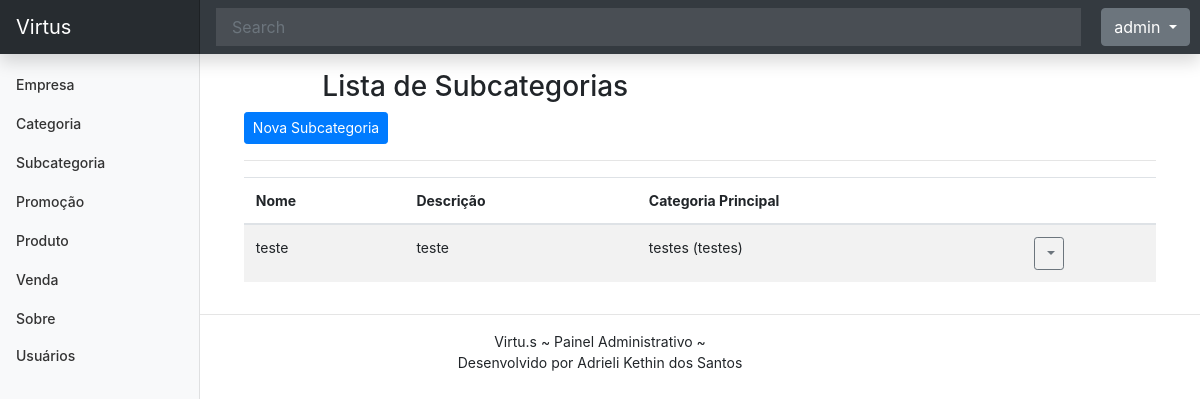
Screenshot of /listar/subcategoria/ (signed in) with the database file from the repository.
### cadastros/models.py (models this page shows, shortened)
class Subcategoria(models.Model):
    nome_subcategoria = models.CharField(max_length=50)
    descricao_subcategoria = models.CharField(max_length=100)
    categoria_principal = models.ForeignKey(Categoria, on_delete=models.PROTECT)
    data_inclusao = models.DateTimeField(
        auto_now_add=True, verbose_name="data inclusão")
    data_alteracao = models.DateTimeField(
        auto_now=True, verbose_name="data alteração")
    data_exclusao = models.DateTimeField(
        verbose_name="data exclusão", null=True)
    cadastrado_por = models.ForeignKey(User, on_delete=models.PROTECT, null=True, related_name='subcategoria_cadastrada')
    alterado_por = models.ForeignKey(User, on_delete=models.PROTECT, null=True, related_name='subcategoria_atualizada')

class Categoria(models.Model):
    nome = models.CharField(max_length=50)
    descricao = models.CharField(max_length=100, verbose_name="descrição")
    data_inclusao = models.DateTimeField(auto_now_add=True, verbose_name="data inclusão")
    data_alteracao = models.DateTimeField(auto_now=True, verbose_name="data alteração")
    data_exclusao = models.DateTimeField(
        verbose_name="data exclusão", null=True)
    cadastrado_por = models.ForeignKey(User, on_delete=models.PROTECT, null=True, related_name='categoria_cadastrada')
    alterado_por = models.ForeignKey(User, on_delete=models.PROTECT, null=True, related_name='categoria_atualizada')
    def __str__(self):
        return f"{self.nome} ({self.descricao})"

### cadastros/views.py (the view)
# urls.py: path("listar/subcategoria/", SubcategoriaList.as_view(), name="listar-subcategoria"),
class SubcategoriaList(ListView, LoginRequiredMixin):
    model = Subcategoria
    template_name = "cadastros/list/subcategoria.html"

### cadastros/templates/cadastros/list/subcategoria.html (shortened to what this page needs)
{% extends 'paginas/modelo.html' %}
{% load static %}
{% block conteudo %}
<div class="row justify-content-center align-items-center mt-3">
    <div class="col-md-10">
        <h3 class="">Lista de Subcategorias</h3>
    </div>
    <div class="col-md">
        <a href="{% url 'cadastrar-subcategoria' %}" class="btn btn-primary btn-sm">
            Nova Subcategoria
        </a>
    </div>
</div>
<hr>
<div class="table-responsive-lg">
    <table class="table table-striped">
        <thead>
            <tr>
                <th>Nome</th>
                <th>Descrição</th>
                <th>Categoria Principal</th>
                <th></th>
            </tr>
        </thead>
        <tbody>
            {% for obj in object_list %}
            <tr class="">
                <td>{{ obj.nome_subcategoria }}</td>
                <td>{{ obj.descricao_subcategoria }}</td>
                <td>{{ obj.categoria_principal }}</td>
                <td>
                    <div class="dropdown">
                        <a class="btn btn-sm btn-outline-secondary dropdown-toggle" href="#" role="button"
                            data-bs-toggle="dropdown" aria-expanded="false">
                        </a>
                    </div>
                </td>
            </tr>
            {% empty %}
            <tr>
                <th colspan="100%">Nenhum registro encontrado.</th>
            </tr>
            {% endfor %}
        </tbody>
    </table>
</div>
{% endblock %}

### paginas/templates/paginas/modelo.html (shortened to what this page needs)
{% load static %}
<!doctype html>
<html lang="pt-br">
<head>
    <link href="{% static 'css/bootstrap.min.css' %}" rel="stylesheet">
    <link href="{% static 'css/dashboard.css' %}" rel="stylesheet">
    <link href="{% static 'css/modelo.css' %}" rel="stylesheet">
</head>
<body>
    {% block menu %}
    <header class="navbar navbar-dark sticky-top bg-dark flex-md-nowrap p-0 shadow">
        <a class="navbar-brand col-md-3 col-lg-2 me-0 px-3 fs-6" href="/">Virtus</a>
        <input class="form-control form-control-dark rounded-0 border-0" type="text" placeholder="Search"
            aria-label="Search">
        <div class="navbar-nav custom-margin">
            {% if not request.user.is_authenticated %}
            <div class="nav-item text-nowrap">
                <a class="nav-link px-3" href="{% url 'login' %}">Login</a>
                {% else %}
                <div class="nav-item text-nowrap dropdown">
                    <button class="btn btn-secondary dropdown-toggle" type="button" data-bs-toggle="dropdown"
                        aria-expanded="false">
                        {{ request.user.username }}
                    </button>
                </div>
                {% endif %}
            </div>
    </header>
    <div class="container-fluid">
        <div class="row">
            {% if request.user.is_authenticated %}
            <nav id="sidebarMenu" class="col-12 col-sm-3 col-md-3 col-lg-2 d-md-block bg-light sidebar">
                <div class="position-sticky pt-3 sidebar-sticky">
                    <ul class="nav flex-column">
                        <li class="nav-item">
                            <a class="nav-link" aria-current="page" href="{% url 'listar-empresa' %}">
                                Empresa
                            </a>
                        </li>
                        <li class="nav-item">
                            <a class="nav-link" href="{% url 'listar-categoria' %}">
                                Categoria
                            </a>
                        </li>
                        <li class="nav-item">
                            <a class="nav-link" href="{% url 'listar-subcategoria' %}">
                                Subcategoria
                            </a>
                        </li>
                        <li class="nav-item">
                            <a class="nav-link" href="{% url 'listar-promocao' %}">
                                Promoção
                            </a>
                        </li>
                        <li class="nav-item">
                            <a class="nav-link" href="{% url 'listar-produto' %}">
                                Produto
                            </a>
                        </li>
                        <li class="nav-item">
                            <a class="nav-link" href="{% url 'listar-venda' %}">
                                Venda
                            </a>
                        </li>
                        <li class="nav-item">
                            <a class="nav-link" href="{% url 'sobre' %}">
                                Sobre
                            </a>
                        </li>
                        <li class="nav-item">
                            <a class="nav-link" href="{% url 'listar-usuarios' %}">Usuários</a>
                        </li>
                    </ul>
                </div>
            </nav>
            {% endif %}
            {% endblock %}
            <main class="col-12 px-4">
                {% if request.user.is_authenticated %}
                <div class="col-12 col-sm-9 col-md-9 col-lg-10 px-4" style="position: relative; left: 17%;">
                    {% block conteudo %}{% endblock %}
                </div>
                {% endif %}
            </main>
        </div>
    </div>
    <footer style="min-height: 50px; text-align: center;">
        {% block rodape %}
        <hr>
        <span style="display: block;">Virtu.s ~ Painel Administrativo ~</span>
        <span style="display: block;"> Desenvolvido por Adrieli Kethin dos Santos </span>
        {% endblock %}
    </footer>
</body>
</html>

### static/css/dashboard.css (style rules this page uses)
body { font-size: .875rem; }
.sidebar { position: fixed; top: 0; bottom: 0; left: 0; z-index: 100; padding: 48px 0 0; box-shadow: inset -1px 0 0 rgba(0, 0, 0, .1); }
.sidebar-sticky { height: calc(100vh - 48px); overflow-x: hidden; overflow-y: auto; }
.sidebar .nav-link { font-weight: 500; color: #333; }
.navbar-brand { padding-top: .75rem; padding-bottom: .75rem; background-color: rgba(0, 0, 0, .25); box-shadow: inset -1px 0 0 rgba(0, 0, 0, .25); }
.navbar .form-control { padding: .75rem 1rem; }
.form-control-dark { color: #fff; background-color: rgba(255, 255, 255, .1); border-color: rgba(255, 255, 255, .1); }

### static/css/modelo.css (style rules this page uses)
.custom-margin { margin-left: 20px; margin-right: 10px; }

### rows the page displays
Subcategoria: nome_subcategoria "teste", descricao_subcategoria "teste", categoria_principal "testes (testes)"

### other values shown
{{ request.user.username }} "admin"
